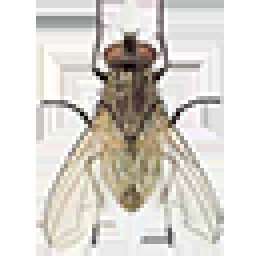
#> input picture images/fly64.png, 64 x 64 px, given in place of variant-1.jpg, which was not available (shown 4 times larger)
$ python OpenCV3.py
#> lines starting #> are read from the running program, lines starting #| are printed output that depends on the picture; pictures that were not available may be replaced by others from this repository, and a replacement may not be noted
import cv2
from pathlib import Path


# ============================================================
# ФУНКЦИЯ: загрузка изображения метки
# ============================================================
def load_marker(marker_path: str):
    """
    Загружает изображение метки и переводит его в полутоновый формат.

    Параметры:
        marker_path (str): путь к изображению метки

    Возвращает:
        marker_gray: полутоновое изображение метки
    """
    marker = cv2.imread(marker_path)

    if marker is None:
        raise FileNotFoundError(f"Не удалось открыть изображение метки: {marker_path}")

    marker_gray = cv2.cvtColor(marker, cv2.COLOR_BGR2GRAY)
    return marker_gray


# ============================================================
# ФУНКЦИЯ: открытие камеры
# ============================================================
def open_camera():
    """
    Пытается открыть доступную камеру.
    Для macOS проверяются индексы 0, 1 и 2 без использования CAP_DSHOW.

    Возвращает:
        cap: объект видеозахвата
    """
    for camera_index in [0, 1, 2]:
        cap = cv2.VideoCapture(camera_index)

        if cap.isOpened():
            print(f"Камера открыта успешно. Индекс: {camera_index}")
            return cap

        cap.release()

    return None


# ============================================================
# ФУНКЦИЯ: поиск метки на нескольких масштабах
# ============================================================
def find_marker(frame, marker_gray, threshold=0.35):
    """
    Ищет метку на кадре методом сопоставления шаблона на нескольких масштабах.

    Параметры:
        frame: текущий кадр с камеры
        marker_gray: полутоновое изображение метки
        threshold: минимальный допустимый коэффициент совпадения

    Возвращает:
        found: найдена ли метка
        top_left: координаты левого верхнего угла метки
        bottom_right: координаты правого нижнего угла метки
        match_value: величина совпадения шаблона с кадром
    """
    # Переводим кадр в оттенки серого
    frame_gray = cv2.cvtColor(frame, cv2.COLOR_BGR2GRAY)

    # Размеры кадра
    frame_h, frame_w = frame_gray.shape

    # Переменные для хранения лучшего результата
    best_value = -1
    best_top_left = (0, 0)
    best_bottom_right = (0, 0)

    # Набор масштабов метки
    scales = [0.5, 0.6, 0.7, 0.8, 0.9, 1.0, 1.1, 1.2, 1.3, 1.4, 1.5]

    # Перебираем масштабы
    for scale in scales:
        resized_marker = cv2.resize(
            marker_gray,
            None,
            fx=scale,
            fy=scale,
            interpolation=cv2.INTER_LINEAR
        )

        marker_h, marker_w = resized_marker.shape

        # Если увеличенная метка больше кадра — пропускаем
        if marker_h >= frame_h or marker_w >= frame_w:
            continue

        # Выполняем поиск шаблона
        result = cv2.matchTemplate(frame_gray, resized_marker, cv2.TM_CCOEFF_NORMED)

        # Берём лучшее совпадение для текущего масштаба
        _, current_value, _, max_loc = cv2.minMaxLoc(result)

        # Если текущее совпадение лучше предыдущего — сохраняем его
        if current_value > best_value:
            best_value = current_value
            best_top_left = max_loc
            best_bottom_right = (max_loc[0] + marker_w, max_loc[1] + marker_h)

    # Проверяем, достаточно ли хорошее совпадение
    found = best_value >= threshold

    return found, best_top_left, best_bottom_right, best_value


# ============================================================
# ФУНКЦИЯ: отображение результата с координатами
# ============================================================
def draw_tracking_result_with_coordinates(frame, found, top_left, bottom_right, match_value):
    """
    Отображает результат поиска метки:
    - рамку вокруг метки
    - координаты метки в левом верхнем углу окна
    - коэффициент совпадения

    Параметры:
        frame: кадр с камеры
        found: найдена ли метка
        top_left: координаты левого верхнего угла метки
        bottom_right: координаты правого нижнего угла метки
        match_value: коэффициент совпадения
    """
    if found:
        # Рисуем рамку вокруг найденной метки
        cv2.rectangle(frame, top_left, bottom_right, (0, 255, 0), 2)

        # Формируем текст с координатами метки
        coords_text = f"Coords: x={top_left[0]}, y={top_left[1]}"

        # Выводим координаты в левом верхнем углу экрана
        cv2.putText(
            frame,
            coords_text,
            (10, 30),
            cv2.FONT_HERSHEY_SIMPLEX,
            0.8,
            (0, 255, 0),
            2
        )

        # Выводим коэффициент совпадения
        match_text = f"Match: {match_value:.3f}"
        cv2.putText(
            frame,
            match_text,
            (10, 60),
            cv2.FONT_HERSHEY_SIMPLEX,
            0.8,
            (0, 255, 0),
            2
        )
    else:
        # Если метка не найдена
        cv2.putText(
            frame,
            "Marker not found",
            (10, 30),
            cv2.FONT_HERSHEY_SIMPLEX,
            0.8,
            (0, 0, 255),
            2
        )

        # Даже если не найдена, всё равно показываем коэффициент совпадения
        cv2.putText(
            frame,
            f"Match: {match_value:.3f}",
            (10, 60),
            cv2.FONT_HERSHEY_SIMPLEX,
            0.8,
            (255, 255, 0),
            2
        )


# ============================================================
# ОСНОВНАЯ ФУНКЦИЯ ПРОГРАММЫ
# ============================================================
def main():
    """
    Основная логика программы:
    1. Загружаем изображение метки
    2. Открываем камеру
    3. Захватываем видеопоток
    4. Ищем метку на каждом кадре
    5. Выводим координаты метки в левом верхнем углу окна
    """
    # Формируем путь к метке относительно файла программы
    base_dir = Path(__file__).resolve().parent
    marker_path = str(base_dir / "images" / "variant-1.jpg")
    # Если файл PNG, замените последнюю часть пути на "variant-1.png"

    # Загружаем метку
    marker_gray = load_marker(marker_path)
#> in load_marker, marker is the input picture: shape (64, 64, 3); mean B, G, R 207.7, 213.8, 217.6
#> in load_marker, `marker_gray = cv2.cvtColor(marker, cv2.COLOR_BGR2GRAY)`:
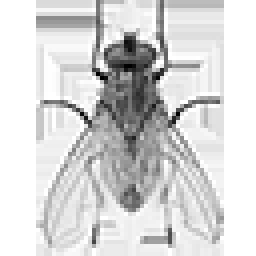
#> marker_gray: shape (64, 64) (shown 4 times larger); min 0, max 255, mean 214.2

    # Открываем камеру
    cap = open_camera()

    if cap is None:
        print("Ошибка: не удалось открыть камеру.")
        return

    print("Программа запущена.")
    print("Покажи метку перед камерой.")
    print("Для выхода нажмите клавишу q или ESC.")

    # Основной цикл чтения кадров
    while True:
        ret, frame = cap.read()

        if not ret:
            print("Ошибка: не удалось получить кадр с камеры.")
            break

        # Ищем метку на кадре
        found, top_left, bottom_right, match_value = find_marker(frame, marker_gray)
#> the loop in find_marker, `for scale in scales:` made 11 passes
#> (current_value, best_value, best_top_left, best_bottom_right) on passes 1, 3, 4, 5: (0.576, 0.576, (16, 5), (48, 37)), (0.619, 0.619, (10, 3), (55, 48)), (0.643, 0.643, (8, 3), (59, 54)), (0.756, 0.756, (4, 2), (62, 60))
#> (current_value, max_loc) on pass 2: (0.571, (13, 4))
#> pass 1, in find_marker, `resized_marker = cv2.resize( marker_gray, None, fx=scale, fy=scale, in..`:
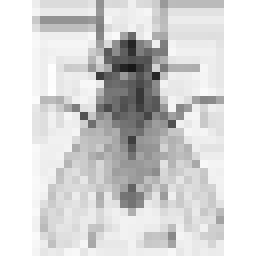
#> resized_marker: shape (32, 32) (shown 8 times larger); min 23, max 255, mean 214.3
#> pass 1, in find_marker, `result = cv2.matchTemplate(frame_gray, resized_marker, cv2.TM_CCOEFF_N..`:
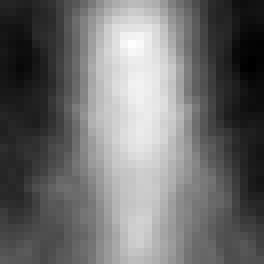
#> result: shape (33, 33) float32 (shown 8 times larger); min -0.222, max 0.576, mean 0.127; drawn with min black and max white
#> pass 2, in find_marker, `resized_marker = cv2.resize( marker_gray, None, fx=scale, fy=scale, in..`:
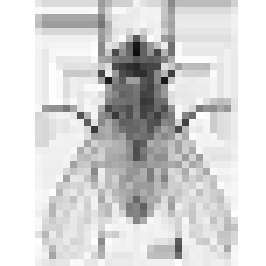
#> resized_marker: shape (38, 38) (shown 7 times larger); min 15, max 255, mean 213.5
#> pass 2, in find_marker, `result = cv2.matchTemplate(frame_gray, resized_marker, cv2.TM_CCOEFF_N..`:
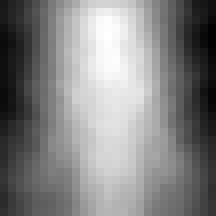
#> result: shape (27, 27) float32 (shown 8 times larger); min -0.123, max 0.571, mean 0.235; drawn with min black and max white
#> after the loop in find_marker, `for scale in scales:`: best_value = 0.756
#> in find_marker, `found = best_value >= threshold`: found = True
#> found = True; top_left = (4, 2); bottom_right = (62, 60); match_value = 0.756

        # Отображаем результат
        draw_tracking_result_with_coordinates(
            frame,
            found,
            top_left,
            bottom_right,
            match_value
        )
#> in draw_tracking_result_with_coordinates, `coords_text = f"Coords: x={top_left[0]}, y={top_left[1]}"`: coords_text = 'Coords: x=4, y=2'
#> in draw_tracking_result_with_coordinates, `match_text = f"Match: {match_value:.3f}"`: match_text = 'Match: 0.756'
#> in draw_tracking_result_with_coordinates, `cv2.putText( frame, match_text, (10, 60), cv2.FONT_HERSHEY_SIMPLEX, 0...`:
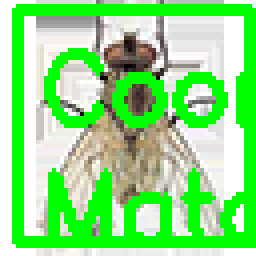
#> frame: shape (64, 64, 3) (shown 4 times larger); mean B, G, R 133.4, 225.3, 140.8

        # Показываем окно программы
        cv2.imshow("Marker Tracking With Coordinates", frame)

        # Завершение работы по нажатию q или ESC
        key = cv2.waitKey(1) & 0xFF
#> (key q is pressed here)
        if key == ord('q') or key == 27:
            break

    # Освобождаем камеру и закрываем окна
    cap.release()
    cv2.destroyAllWindows()


# ============================================================
# ТОЧКА ВХОДА В ПРОГРАММУ
# ============================================================
if __name__ == "__main__":
    try:
        main()
    except KeyboardInterrupt:
        print("Программа остановлена пользователем")
